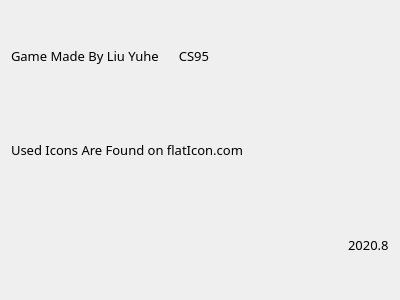
<?xml version="1.0" encoding="UTF-8"?>
<ui version="4.0">
 <class>About</class>
 <widget class="QDialog" name="About">
  <property name="geometry">
   <rect>
    <x>0</x>
    <y>0</y>
    <width>400</width>
    <height>300</height>
   </rect>
  </property>
  <property name="font">
   <font>
    <family>Kristen ITC</family>
    <pointsize>10</pointsize>
    <italic>false</italic>
   </font>
  </property>
  <property name="windowTitle">
   <string>About</string>
  </property>
  <layout class="QVBoxLayout" name="verticalLayout">
   <item>
    <layout class="QVBoxLayout" name="verticalLayout_2">
     <item>
      <widget class="QLabel" name="label">
       <property name="text">
        <string>Game Made By Liu Yuhe      CS95</string>
       </property>
       <property name="margin">
        <number>10</number>
       </property>
      </widget>
     </item>
     <item>
      <widget class="QLabel" name="label_2">
       <property name="text">
        <string>Used Icons Are Found on flatIcon.com</string>
       </property>
       <property name="margin">
        <number>10</number>
       </property>
      </widget>
     </item>
     <item>
      <layout class="QHBoxLayout" name="horizontalLayout">
       <item>
        <spacer name="horizontalSpacer">
         <property name="orientation">
          <enum>Qt::Horizontal</enum>
         </property>
         <property name="sizeHint" stdset="0">
          <size>
           <width>40</width>
           <height>20</height>
          </size>
         </property>
        </spacer>
       </item>
       <item>
        <widget class="QLabel" name="label_3">
         <property name="text">
          <string>2020.8</string>
         </property>
         <property name="margin">
          <number>10</number>
         </property>
        </widget>
       </item>
      </layout>
     </item>
    </layout>
   </item>
  </layout>
 </widget>
 <resources/>
 <connections/>
</ui>
